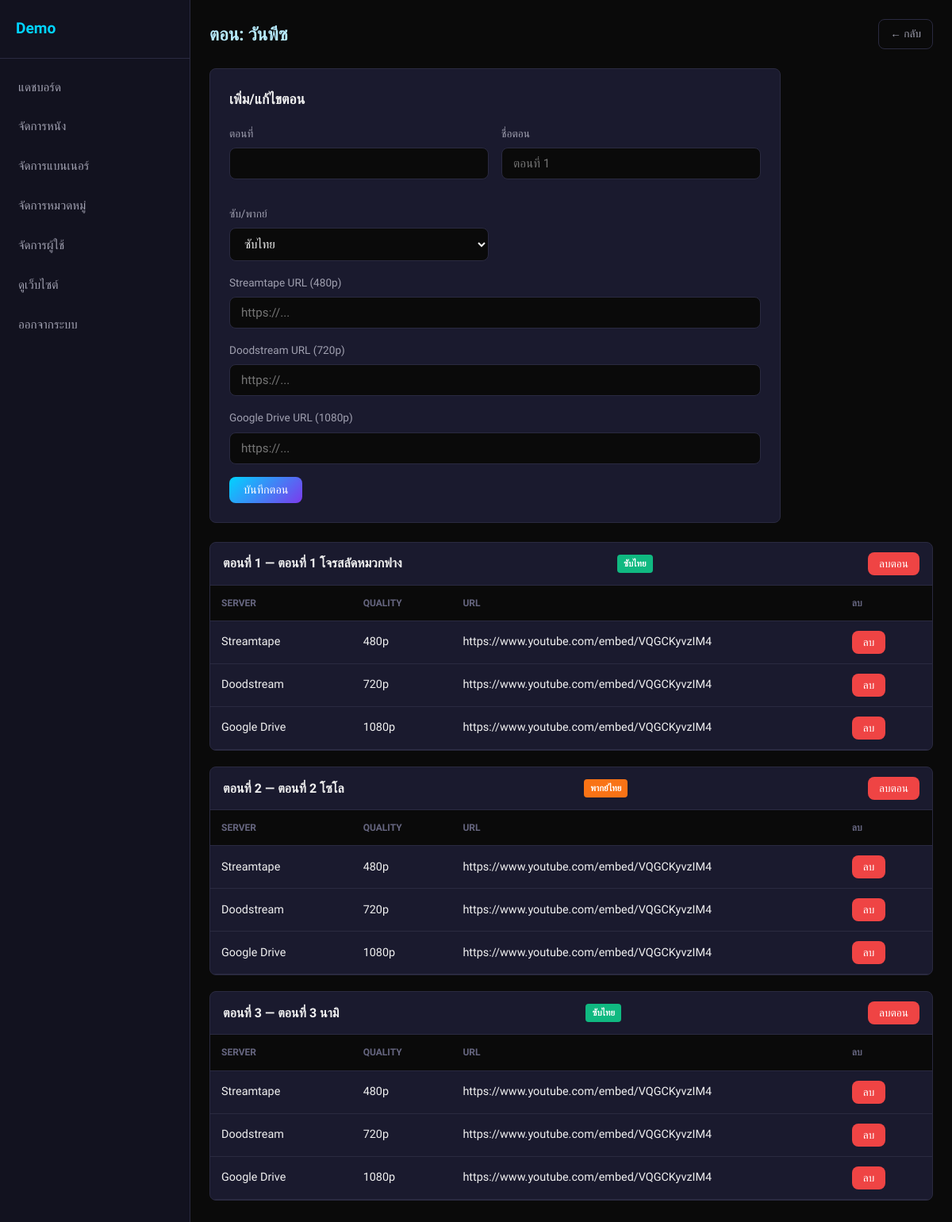
The app's page /admin/episodes.php?movie_id=2 (signed in) with its own data.
### tables this page shows
CREATE TABLE movies (
    id INT AUTO_INCREMENT PRIMARY KEY,
    title VARCHAR(255) NOT NULL,
    title_th VARCHAR(255) NOT NULL,
    description TEXT,
    thumbnail VARCHAR(255) DEFAULT NULL,
    category_id INT DEFAULT NULL,
    status ENUM('ongoing','completed') DEFAULT 'ongoing',
    year INT DEFAULT NULL,
    views INT DEFAULT 0,
    created_at TIMESTAMP DEFAULT CURRENT_TIMESTAMP,
    FOREIGN KEY (category_id) REFERENCES categories(id) ON DELETE SET NULL
);

CREATE TABLE episodes (
    id INT AUTO_INCREMENT PRIMARY KEY,
    movie_id INT NOT NULL,
    episode_number INT NOT NULL,
    episode_title VARCHAR(255) DEFAULT NULL,
    subtitle_type ENUM('sub','dub','both') DEFAULT 'sub',
    FOREIGN KEY (movie_id) REFERENCES movies(id) ON DELETE CASCADE,
    UNIQUE KEY uk_movie_ep (movie_id, episode_number)
);

CREATE TABLE video_sources (
    id INT AUTO_INCREMENT PRIMARY KEY,
    episode_id INT NOT NULL,
    server_name VARCHAR(100) NOT NULL,
    embed_url TEXT NOT NULL,
    quality ENUM('480p','720p','1080p') DEFAULT '720p',
    sort_order INT DEFAULT 0,
    FOREIGN KEY (episode_id) REFERENCES episodes(id) ON DELETE CASCADE
);

### includes/db.php (called while the page is built, shortened)
<?php
function getDB(): PDO
{
    static $pdo = null;
    if ($pdo === null) {
        $dsn = 'mysql:host=' . DB_HOST . ';dbname=' . DB_NAME . ';charset=' . DB_CHARSET;
        $pdo = new PDO($dsn, DB_USER, DB_PASS, [
            PDO::ATTR_ERRMODE            => PDO::ERRMODE_EXCEPTION,
            PDO::ATTR_DEFAULT_FETCH_MODE => PDO::FETCH_ASSOC,
            PDO::ATTR_EMULATE_PREPARES   => false,
            PDO::MYSQL_ATTR_INIT_COMMAND => 'SET NAMES utf8mb4 COLLATE utf8mb4_unicode_ci',
        ]);
    }
    return $pdo;
}
function fetchAll(string $sql, array $params = []): array
{
    $stmt = getDB()->prepare($sql);
    $stmt->execute($params);
    return $stmt->fetchAll();
}
function fetchOne(string $sql, array $params = []): ?array
{
    $stmt = getDB()->prepare($sql);
    $stmt->execute($params);
    $row = $stmt->fetch();
    return $row ?: null;
}

### admin/episodes.php (the view, shortened to what this page needs)
<?php
$movieId = (int) ($_GET['movie_id'] ?? 0);
$movie = getMovieById($movieId);
require_once __DIR__ . '/includes/sidebar.php';
$episodes = getEpisodes($movieId);
?>
<div class="admin-top">
    <h1>ตอน: <?= e($movie['title_th']) ?></h1>
    <a href="movies.php" class="btn btn-outline btn-sm">← กลับ</a>
</div>
<div class="admin-form" style="margin-bottom:24px;">
    <h2>เพิ่ม/แก้ไขตอน</h2>
    <form method="POST">
        <div class="form-row">
            <div class="form-group"><label>ตอนที่</label><input type="number" name="episode_number" min="1" required></div>
            <div class="form-group"><label>ชื่อตอน</label><input name="episode_title" placeholder="ตอนที่ 1"></div>
            <div class="form-group">
                <label>ซับ/พากย์</label>
                <select name="subtitle_type"><option value="sub">ซับไทย</option><option value="dub">พากย์ไทย</option><option value="both">ทั้งคู่</option></select>
            </div>
        </div>
        <div class="form-group"><label>Streamtape URL (480p)</label><input name="url_streamtape" placeholder="https://..."></div>
        <div class="form-group"><label>Doodstream URL (720p)</label><input name="url_doodstream" placeholder="https://..."></div>
        <div class="form-group"><label>Google Drive URL (1080p)</label><input name="url_google_drive" placeholder="https://..."></div>
        <button type="submit" class="btn btn-primary">บันทึกตอน</button>
    </form>
</div>
<?php foreach ($episodes as $ep):
    $sources = getVideoSources((int) $ep['id']);
?>
<div class="table-wrap" style="margin-bottom:20px;">
    <div style="padding:12px 16px;display:flex;justify-content:space-between;align-items:center;border-bottom:1px solid var(--border-color);">
        <strong>ตอนที่ <?= $ep['episode_number'] ?> — <?= e($ep['episode_title'] ?? '') ?></strong>
        <?= subtitleBadge($ep['subtitle_type']) ?>
        <form method="POST" onsubmit="return confirm('ลบตอนนี้?')">
            <button class="btn btn-danger btn-sm">ลบตอน</button>
        </form>
    </div>
    <table class="data-table">
        <thead><tr><th>Server</th><th>Quality</th><th>URL</th><th>ลบ</th></tr></thead>
        <tbody>
        <?php foreach ($sources as $src): ?>
        <tr>
            <td><?= e($src['server_name']) ?></td>
            <td><?= e($src['quality']) ?></td>
            <td style="max-width:300px;overflow:hidden;text-overflow:ellipsis;"><?= e($src['embed_url']) ?></td>
            <td>
                <form method="POST" style="display:inline">
                    <button class="btn btn-danger btn-sm">ลบ</button>
                </form>
            </td>
        </tr>
        <?php endforeach; ?>
        </tbody>
    </table>
</div>
<?php endforeach; ?>
<?php require_once __DIR__ . '/includes/footer.php'; ?>

### includes/functions.php (shortened to what this page needs)
<?php
require_once __DIR__ . '/db.php';
function e(string $str): string
{
    return htmlspecialchars($str, ENT_QUOTES, 'UTF-8');
}
function getMovieById(int $id): ?array
{
    return fetchOne(
        'SELECT m.*, c.name_th AS category_name
         FROM movies m LEFT JOIN categories c ON m.category_id = c.id
         WHERE m.id = ?',
        [$id]
    );
}
function getEpisodes(int $movieId): array
{
    return fetchAll(
        'SELECT * FROM episodes WHERE movie_id = ? ORDER BY episode_number ASC',
        [$movieId]
    );
}
function getVideoSources(int $episodeId): array
{
    return fetchAll(
        'SELECT * FROM video_sources WHERE episode_id = ? ORDER BY sort_order ASC, id ASC',
        [$episodeId]
    );
}
function subtitleBadge(string $type): string
{
    return match ($type) {
        'sub'  => '<span class="badge badge-sub">ซับไทย</span>',
        'dub'  => '<span class="badge badge-dub">พากย์ไทย</span>',
        'both' => '<span class="badge badge-both">ซับ+พากย์</span>',
        default => '',
    };
}
    ?>

### assets/css/style.css (style rules this page uses)
*, *::before, *::after { box-sizing: border-box; margin: 0; padding: 0; }
:root { --bg-primary: #0a0a0a; --bg-card: #1a1a2e; --bg-card-hover: #222240; --bg-sidebar: #12121f; --accent-blue: #00d4ff; --accent-purple: #7c3aed; --accent-gradient: linear-gradient(135deg, #00d4ff, #7c3aed); --text-primary: #f0f0f0; --text-secondary: #a0a0b0; --text-muted: #666680; --border-color: #2a2a40; --badge-sub: #10b981; --badge-dub: #f97316; --badge-both: #00d4ff; --badge-ongoing: #f59e0b; --badge-completed: #10b981; --header-height: 64px; --sidebar-width: 200px; --banner-side-width: 160px; --radius: 8px; --shadow: 0 4px 24px rgba(0, 212, 255, 0.08); }
html { scroll-behavior: smooth; }
body { font-family: 'Sarabun', 'Leelawadee UI', Tahoma, sans-serif; background: var(--bg-primary); color: var(--text-primary); line-height: 1.7; min-height: 100vh; -webkit-font-smoothing: antialiased; }
input, button, select, textarea { font-family: inherit; }
a { color: var(--accent-blue); text-decoration: none; transition: color 0.2s; }
.btn { display: inline-flex; align-items: center; gap: 6px; padding: 8px 18px; border-radius: var(--radius); font-size: 0.9rem; font-weight: 500; cursor: pointer; border: none; transition: all 0.2s; text-decoration: none; }
.btn-primary { background: var(--accent-gradient); color: #fff; }
.btn-outline { background: transparent; color: var(--text-secondary); border: 1px solid var(--border-color); }
.btn-sm { padding: 6px 14px; font-size: 0.85rem; }
.btn-danger { background: #ef4444; color: #fff; }
.badge { display: inline-block; padding: 2px 8px; border-radius: 4px; font-size: 0.7rem; font-weight: 600; color: #fff; }
.badge-sub { background: var(--badge-sub); }
.badge-dub { background: var(--badge-dub); }
.form-group { margin-bottom: 16px; }
.form-group label { display: block; margin-bottom: 6px; font-size: 0.85rem; color: var(--text-secondary); }
.form-group input, .form-group select, .form-group textarea { width: 100%; padding: 10px 14px; background: var(--bg-primary); border: 1px solid var(--border-color); border-radius: var(--radius); color: var(--text-primary); font-size: 0.95rem; outline: none; }
.form-row { display: grid; grid-template-columns: 1fr 1fr; gap: 16px; }

### assets/css/admin.css (style rules this page uses)
.admin-top { display: flex; align-items: center; justify-content: space-between; margin-bottom: 24px; }
.admin-top h1 { font-size: 1.4rem; color: #b8ecff; }
.table-wrap { background: var(--bg-card); border: 1px solid var(--border-color); border-radius: var(--radius); overflow-x: auto; }
.data-table { width: 100%; border-collapse: collapse; }
.data-table th, .data-table td { padding: 12px 14px; text-align: left; font-size: 0.9rem; border-bottom: 1px solid var(--border-color); }
.data-table th { background: var(--bg-primary); color: var(--text-muted); font-size: 0.75rem; text-transform: uppercase; }
.admin-form { background: var(--bg-card); border: 1px solid var(--border-color); border-radius: var(--radius); padding: 24px; max-width: 720px; }
.admin-form h2 { margin-bottom: 16px; font-size: 1.1rem; }

### records on screen
movies: title_th "วันพีซ"
episodes: episode_number "1", episode_title "ตอนที่ 1 โจรสลัดหมวกฟาง", subtitle_type "ซับไทย"
video_sources: server_name "Streamtape", quality "480p", embed_url "https://www.youtube.com/embed/VQGCKyvzIM4"
video_sources: server_name "Doodstream", quality "720p", embed_url "https://www.youtube.com/embed/VQGCKyvzIM4"
video_sources: server_name "Google Drive", quality "1080p", embed_url "https://www.youtube.com/embed/VQGCKyvzIM4"
episodes: episode_number "2", episode_title "ตอนที่ 2 โซโล", subtitle_type "พากย์ไทย"
video_sources: server_name "Streamtape", quality "480p", embed_url "https://www.youtube.com/embed/VQGCKyvzIM4"
video_sources: server_name "Doodstream", quality "720p", embed_url "https://www.youtube.com/embed/VQGCKyvzIM4"
video_sources: server_name "Google Drive", quality "1080p", embed_url "https://www.youtube.com/embed/VQGCKyvzIM4"
episodes: episode_number "3", episode_title "ตอนที่ 3 นามิ", subtitle_type "ซับไทย"
video_sources: server_name "Streamtape", quality "480p", embed_url "https://www.youtube.com/embed/VQGCKyvzIM4"
video_sources: server_name "Doodstream", quality "720p", embed_url "https://www.youtube.com/embed/VQGCKyvzIM4"
video_sources: server_name "Google Drive", quality "1080p", embed_url "https://www.youtube.com/embed/VQGCKyvzIM4"

### other values on screen
SITE_NAME "Demo"
